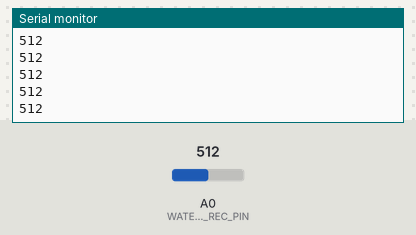
Simulated run of this sketch. Board: Arduino Uno, built with avr-gcc and run on an emulated ATmega328P. Shown: the last lines printed to the serial monitor. The test bench sets the inputs (shaded band); at power-on: A0 (WATER_SENSOR_REC_PIN) = 512.

Above: at 1.2 s.
1.3 s: A0 (WATER_SENSOR_REC_PIN) set to 716
At 1.35 s:
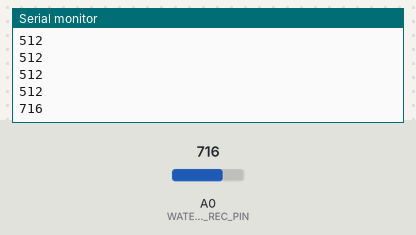
2.8 s: A0 (WATER_SENSOR_REC_PIN) set to 900
At 2.9 s:
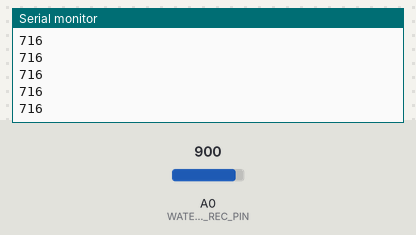
Timing chart, 0 to 5.8 s (numbered marks = the images above; inputs shaded):
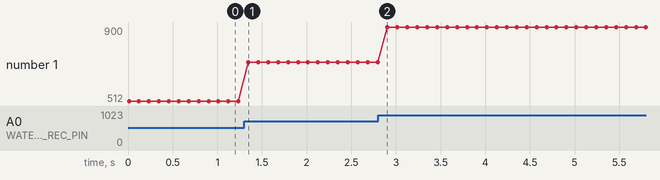

The sketch:

main_water_sensor.ino
```cpp
#include "water_sensor.h"
void setup(){
    water_sensor_init();
    Serial.begin(115200);
}
void loop(){
    Serial.println(read_water_sensor());
    delay(100);
}
```

water_sensor.h
```cpp
#define WATER_SENSOR_REC_PIN A0
#define WATER_SENSOR_DATA_FILTERING 10 //Use the number of data to make output more accurate
void water_sensor_init(){
    pinMode(WATER_SENSOR_REC_PIN, INPUT);
}
int read_water_sensor(){
    int out=0;
    for(int a=0;a<WATER_SENSOR_DATA_FILTERING;a++){
        out+=analogRead(WATER_SENSOR_REC_PIN);
        delay(1);
    }
    out/=WATER_SENSOR_DATA_FILTERING;
    return out; // return the calculated value
}
```

Measured:
- after the input at 1.3 s, the serial monitor: prints a new line after 0.05 s (image 1)
- plotted number 1: 512 → 716 after the input at 1.3 s, 716 → 900 after the input at 2.8 s
